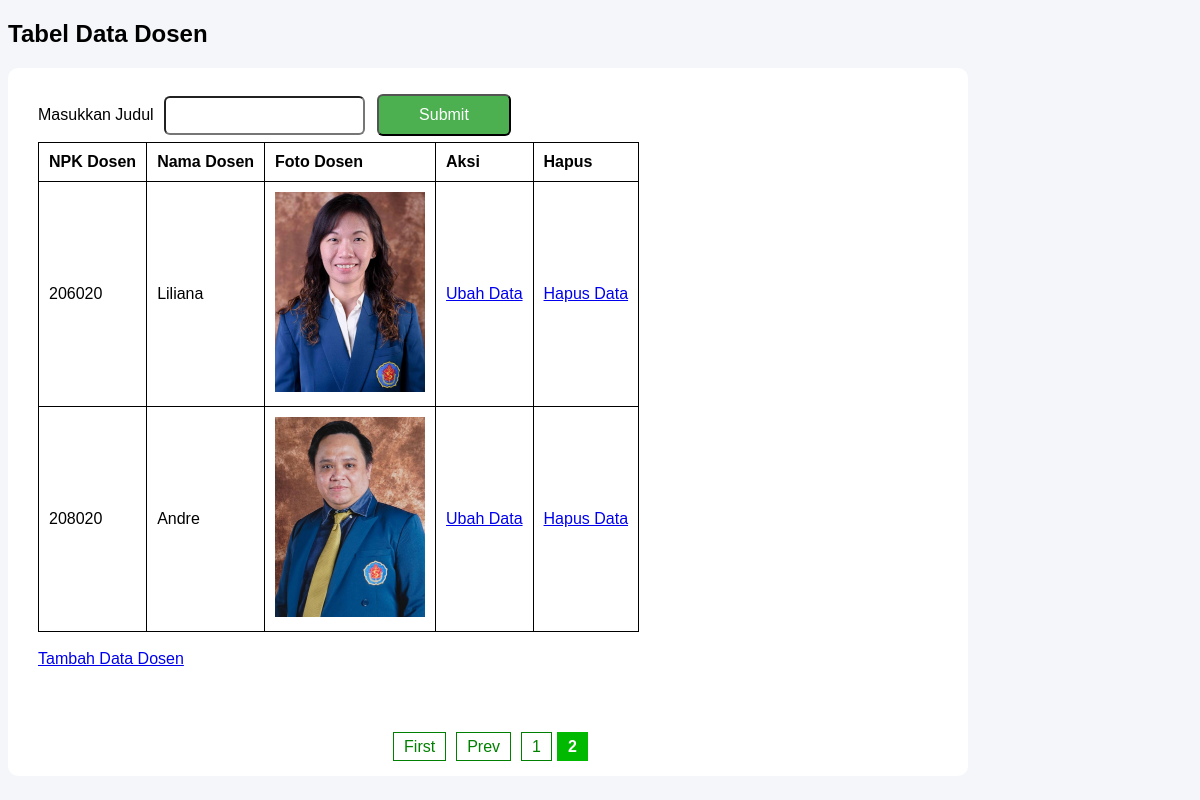
Page /tabel_data_dosen.php?start=2 on the committed database.
### tables this page shows
CREATE TABLE `dosen` (
  `npk` char(6) NOT NULL,
  `nama` varchar(45) DEFAULT NULL,
  `foto_extension` varchar(4) DEFAULT NULL,
  PRIMARY KEY (`npk`)
);

### tabel_data_dosen.php (the view, shortened to what this page needs)
<!DOCTYPE html>
<html lang="en">
<head>
</head>
<body>
    <h2>Tabel Data Dosen</h2>
    <?php
    echo "<form method = 'GET' action = 'tabel_data_dosen.php'>";
    echo "<label> Masukkan Judul </label>";
    echo "<input type = 'text' name = 'txtSearch'>";
    echo "<input type = 'submit' name = 'btnSearch' class='btnSearch'>";
    $mysqli = new mysqli("localhost", "root", "", "fullstack");
    $limit = 2;
    $page = isset($_GET['start']) ? (int)$_GET['start'] : 1;
    $offset = ($page - 1) * $limit;
    $searched = "";
    $sql = "select * from dosen";
    if (!is_null($offset)) $sql .= " LIMIT ?,?";
    $stmt = $mysqli->prepare($sql);
    if (!empty($searched) && !is_null($offset)) {
        $stmt->bind_param('sii', $searched, $offset, $limit);
    } else if (!empty($searched)) {
        $stmt->bind_param('s', $searched);
    } else if (empty($searched) && !is_null($offset)) {
        $stmt->bind_param('ii', $offset, $limit);
    }
    $stmt->execute();
    $res = $stmt->get_result();
    if ($res->num_rows > 0) {
        echo "<table>
                <tr>
                    <th>NPK Dosen</th>
                    <th>Nama Dosen</th>
                    <th>Foto Dosen</th>
                    <th>Aksi</th>
                    <th>Hapus</th>
                </tr>";
        while ($row = $res->fetch_assoc()) {
            echo "<tr>";
            echo "<td>" . $row['npk'] . "</td>";
            echo "<td>" . $row['nama'] . "</td>";
            echo "<td><img src = 'foto_dosen/" . $row['npk'] . "." . $row['foto_extension'] . "'></td>";
            echo "<td><a href='edit_data_dosen.php?npk=" . $row['npk'] . "'>Ubah Data</a></td>";
            echo "<td><a href='hapus_data_dosen.php?npk=" . $row['npk'] . "&ext=" . $row['foto_extension']  . "'>Hapus Data</a></td>";
            echo "</tr>";
        }
        echo "</table><br>";
        echo "<a href = 'tambah_data_dosen.php'>Tambah Data Dosen</a>";
    } else {
        echo "<p>Tidak ada data ditemukan.</p>";
    }
    $sql = "SELECT * FROM dosen";
    $stmtPage = $mysqli->prepare($sql);
    $stmtPage->execute();
    $resPage = $stmtPage->get_result();
    $total = $resPage->num_rows;
    $total_pages = ceil($total / $limit);
    echo "<div id='page'>";
    if ($page > 1) {
        echo "<a href='?start=1'>First</a>";
        echo "<a href='?start=" . ($page - 1) . "'>Prev</a>";
    }
    for ($i = 1; $i <= $total_pages; $i++) {
        if ($i == $page) {
            echo "<span class='active'>$i</span>";
        } else {
            echo "<a href='?start=$i'>$i</a>";
        }
    }
    echo "</div>";
    ?>
</body>
</html>

### tabel_data_dosen.php (style rules this page uses)
body { background: #f4f6f9; font-family: Arial; }
form { background: #fff; padding: 20px 30px; border-radius: 10px; text-align: left; width: 900px; }
table, th, tr, td { border: 1px solid black; }
table { border-collapse: collapse; }
th, td { padding: 10px; }
form { margin-bottom: 20px; }
img { width: 150px; height: 200px; }
input { border-radius: 6px; padding: 10px; margin: 6px; }
.btnSearch { background: #4CAF50; color: white; padding: 10px 40px; border-radius: 6px; margin: 6px; font-size: 16px; }
#page { margin-top: 70px; text-align: center; }
#page a { margin: 0 5px; padding: 5px 10px; border: 1px solid green; text-decoration: none; color: green; }
#page span.active { background-color: #00b900ff; color: white; font-weight: bold; cursor: default; padding: 6px 11px; }

### rows in the picture
dosen: npk "206020", nama "Liliana", npk (picture)
dosen: npk "208020", nama "Andre", npk (picture)
